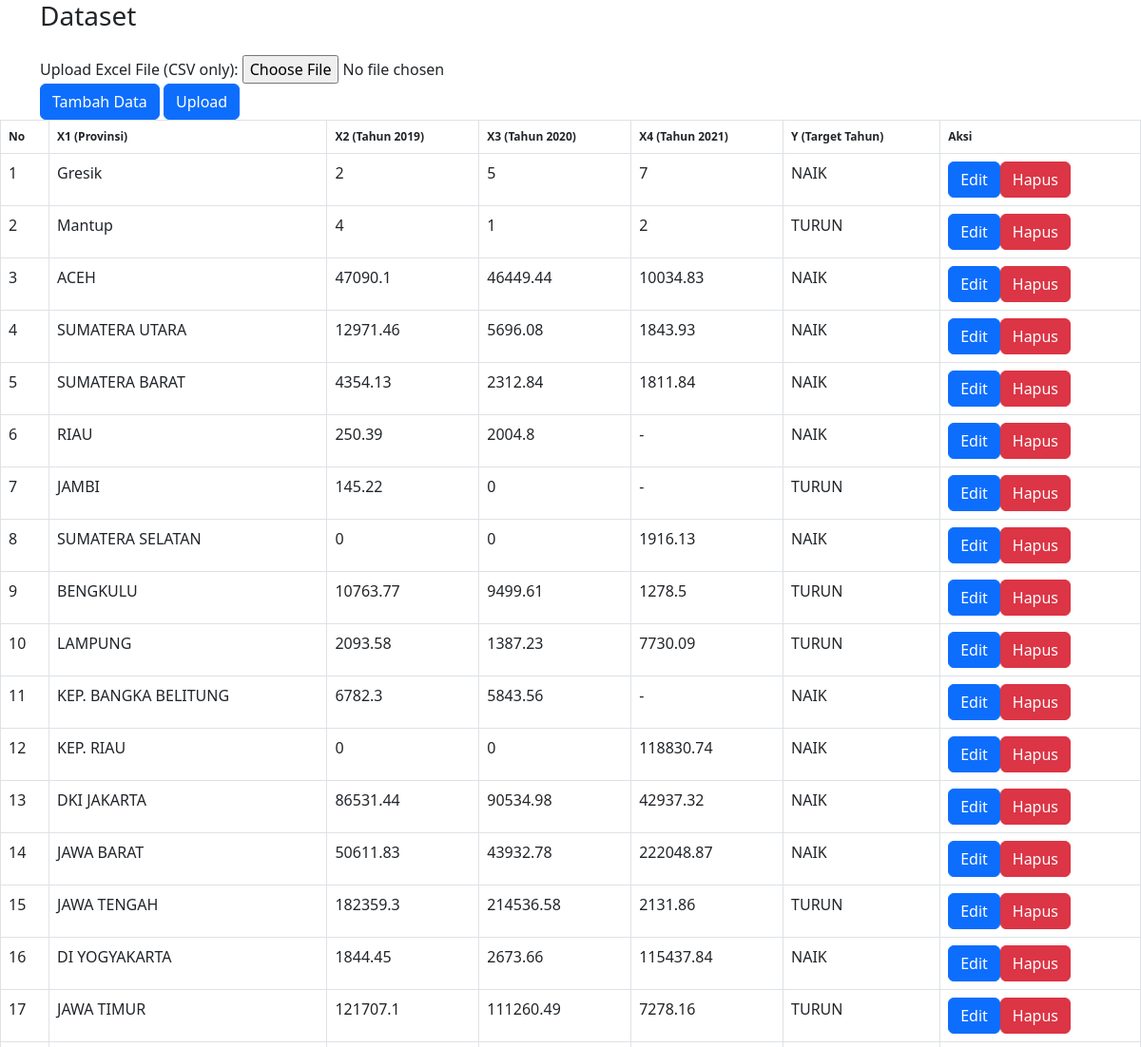
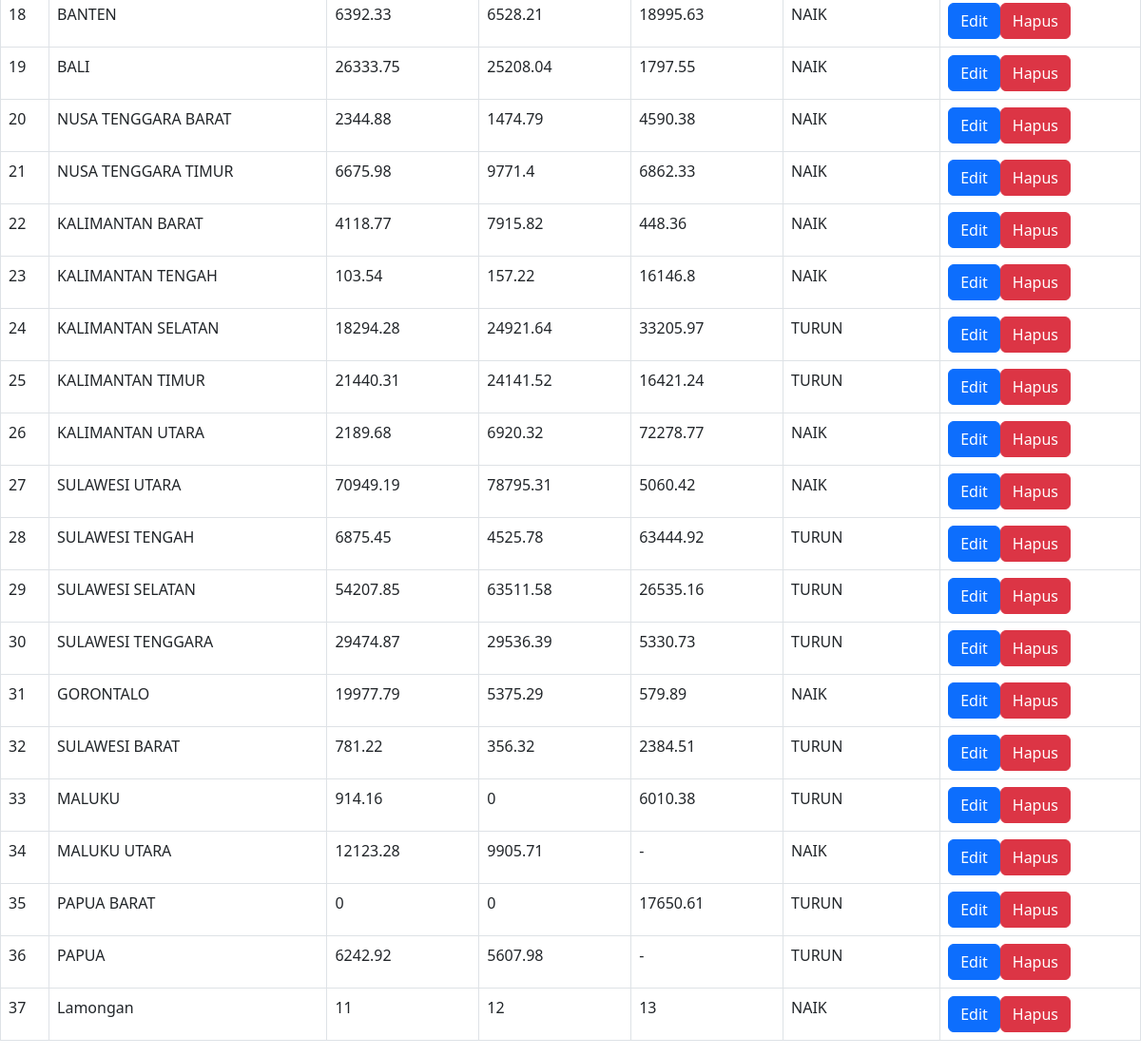
Page /dataset.php on the committed database (2 pictures, top to bottom).
### tables this page shows
CREATE TABLE `datavariabel` (
  `id` int(11) NOT NULL,
  `nama` varchar(100) NOT NULL,
  `status` enum('data','target') NOT NULL,
  `keterangan` text
);

CREATE TABLE `data_training` (
  `id` int(11) NOT NULL,
  `datavariabel_id` int(11) DEFAULT NULL,
  `data_variabel` text
);

### dataset.php (the view, shortened to what this page needs)
<!DOCTYPE html>
<html>
<head>
    <link href="https://cdn.jsdelivr.net/npm/bootstrap@5.3.0-alpha1/dist/css/bootstrap.min.css" rel="stylesheet">
</head>
<body>
    <div class="container">
        <h1 class="h3 mb-4 text-gray-800">Dataset</h1>
        <form method="post" action="aksi_tambah_data.php" enctype="multipart/form-data">
            <div class="form-group">
                <label for="excelFile">Upload Excel File (CSV only):</label>
                <input type="file" class="form-control-file" id="excelFile" name="excelFile" accept=".csv">
            </div>
            <button type="button" class="btn btn-primary" data-toggle="modal" data-target="#tambahDataModal">
                Tambah Data
            </button>
            <button type="submit" class="btn btn-primary">Upload</button>
        </form>
    </div>
    <table class="table table-bordered">
        <thead>
            <tr>
                <th style="font-size: 12px;">No</th>
                <?php
                include "koneksi.php";
                $sql = "SELECT nama, keterangan FROM datavariabel";
                $result = mysqli_query($conn, $sql);
                while ($row = mysqli_fetch_assoc($result)) {
                    $namaKolom = $row["nama"];
                    $namaKeterangan = $row["keterangan"];
                    echo '<th  style="font-size: 12px;">' . $namaKolom . ' (' . $namaKeterangan . ')</th>';
                }
                ?>
                <th style="font-size: 12px;">Aksi</th>
            </tr>
        </thead>
        <tbody>
            <?php
            $sqlDataTraining = "SELECT * FROM data_training";
            $resultDataTraining = mysqli_query($conn, $sqlDataTraining);
            $nomor = 1;
            while ($rowDataTraining = mysqli_fetch_assoc($resultDataTraining)) {
                echo '<tr>';
                echo '<td >' . $nomor . '</td>';
                $dataVariabel = json_decode($rowDataTraining['data_variabel'], true);
                $sqlDataVariabel = "SELECT nama FROM datavariabel";
                $resultDataVariabel = mysqli_query($conn, $sqlDataVariabel);
                while ($row = mysqli_fetch_assoc($resultDataVariabel)) {
                    $namaKolom = $row["nama"];
                    echo '<td >' . $dataVariabel[$namaKolom] . '</td>';
                }
                echo '<td>';
                echo '<button type="button" class="btn btn-primary" data-toggle="modal" data-target="#editModal' . $rowDataTraining['id'] . '">Edit</button>';
                echo '<button type="button" class="btn btn-danger" data-toggle="modal" data-target="#hapusModal' . $rowDataTraining['id'] . '">Hapus</button>';
                echo '</td>';
                echo '</tr>';
                $nomor++;
            }
            ?>
        </tbody>
    </table>
</body>
</html>

### rows in the picture
datavariabel: nama "X1", keterangan "Provinsi"
datavariabel: nama "X2", keterangan "Tahun 2019"
datavariabel: nama "X3", keterangan "Tahun 2020"
datavariabel: nama "X4", keterangan "Tahun 2021"
datavariabel: nama "Y", keterangan "Target Tahun"
data_training: data_variabel.nama "Gresik", data_variabel.nama "2", data_variabel.nama "5", data_variabel.nama "7", data_variabel.nama "NAIK"
data_training: data_variabel.nama "Mantup", data_variabel.nama "4", data_variabel.nama "1", data_variabel.nama "2", data_variabel.nama "TURUN"
data_training: data_variabel.nama "ACEH", data_variabel.nama "47090.1", data_variabel.nama "46449.44", data_variabel.nama "10034.83", data_variabel.nama "NAIK"
data_training: data_variabel.nama "SUMATERA UTARA", data_variabel.nama "12971.46", data_variabel.nama "5696.08", data_variabel.nama "1843.93", data_variabel.nama "NAIK"
data_training: data_variabel.nama "SUMATERA BARAT", data_variabel.nama "4354.13", data_variabel.nama "2312.84", data_variabel.nama "1811.84", data_variabel.nama "NAIK"
data_training: data_variabel.nama "RIAU", data_variabel.nama "250.39", data_variabel.nama "2004.8", data_variabel.nama "-", data_variabel.nama "NAIK"
data_training: data_variabel.nama "JAMBI", data_variabel.nama "145.22", data_variabel.nama "0", data_variabel.nama "-", data_variabel.nama "TURUN"
data_training: data_variabel.nama "SUMATERA SELATAN", data_variabel.nama "0", data_variabel.nama "1916.13", data_variabel.nama "NAIK"
data_training: data_variabel.nama "BENGKULU", data_variabel.nama "10763.77", data_variabel.nama "9499.61", data_variabel.nama "1278.5", data_variabel.nama "TURUN"
data_training: data_variabel.nama "LAMPUNG", data_variabel.nama "2093.58", data_variabel.nama "1387.23", data_variabel.nama "7730.09", data_variabel.nama "TURUN"
data_training: data_variabel.nama "KEP. BANGKA BELITUNG", data_variabel.nama "6782.3", data_variabel.nama "5843.56", data_variabel.nama "-", data_variabel.nama "NAIK"
data_training: data_variabel.nama "KEP. RIAU", data_variabel.nama "0", data_variabel.nama "118830.74", data_variabel.nama "NAIK"
data_training: data_variabel.nama "DKI JAKARTA", data_variabel.nama "86531.44", data_variabel.nama "90534.98", data_variabel.nama "42937.32", data_variabel.nama "NAIK"
data_training: data_variabel.nama "JAWA BARAT", data_variabel.nama "50611.83", data_variabel.nama "43932.78", data_variabel.nama "222048.87", data_variabel.nama "NAIK"
data_training: data_variabel.nama "JAWA TENGAH", data_variabel.nama "182359.3", data_variabel.nama "214536.58", data_variabel.nama "2131.86", data_variabel.nama "TURUN"
data_training: data_variabel.nama "DI YOGYAKARTA", data_variabel.nama "1844.45", data_variabel.nama "2673.66", data_variabel.nama "115437.84", data_variabel.nama "NAIK"
data_training: data_variabel.nama "JAWA TIMUR", data_variabel.nama "121707.1", data_variabel.nama "111260.49", data_variabel.nama "7278.16", data_variabel.nama "TURUN"
data_training: data_variabel.nama "BANTEN", data_variabel.nama "6392.33", data_variabel.nama "6528.21", data_variabel.nama "18995.63", data_variabel.nama "NAIK"
data_training: data_variabel.nama "BALI", data_variabel.nama "26333.75", data_variabel.nama "25208.04", data_variabel.nama "1797.55", data_variabel.nama "NAIK"
data_training: data_variabel.nama "NUSA TENGGARA BARAT", data_variabel.nama "2344.88", data_variabel.nama "1474.79", data_variabel.nama "4590.38", data_variabel.nama "NAIK"
data_training: data_variabel.nama "NUSA TENGGARA TIMUR", data_variabel.nama "6675.98", data_variabel.nama "9771.4", data_variabel.nama "6862.33", data_variabel.nama "NAIK"
data_training: data_variabel.nama "KALIMANTAN BARAT", data_variabel.nama "4118.77", data_variabel.nama "7915.82", data_variabel.nama "448.36", data_variabel.nama "NAIK"
data_training: data_variabel.nama "KALIMANTAN TENGAH", data_variabel.nama "103.54", data_variabel.nama "157.22", data_variabel.nama "16146.8", data_variabel.nama "NAIK"
data_training: data_variabel.nama "KALIMANTAN SELATAN", data_variabel.nama "18294.28", data_variabel.nama "24921.64", data_variabel.nama "33205.97", data_variabel.nama "TURUN"
data_training: data_variabel.nama "KALIMANTAN TIMUR", data_variabel.nama "21440.31", data_variabel.nama "24141.52", data_variabel.nama "16421.24", data_variabel.nama "TURUN"
data_training: data_variabel.nama "KALIMANTAN UTARA", data_variabel.nama "2189.68", data_variabel.nama "6920.32", data_variabel.nama "72278.77", data_variabel.nama "NAIK"
data_training: data_variabel.nama "SULAWESI UTARA", data_variabel.nama "70949.19", data_variabel.nama "78795.31", data_variabel.nama "5060.42", data_variabel.nama "NAIK"
data_training: data_variabel.nama "SULAWESI TENGAH", data_variabel.nama "6875.45", data_variabel.nama "4525.78", data_variabel.nama "63444.92", data_variabel.nama "TURUN"
data_training: data_variabel.nama "SULAWESI SELATAN", data_variabel.nama "54207.85", data_variabel.nama "63511.58", data_variabel.nama "26535.16", data_variabel.nama "TURUN"
data_training: data_variabel.nama "SULAWESI TENGGARA", data_variabel.nama "29474.87", data_variabel.nama "29536.39", data_variabel.nama "5330.73", data_variabel.nama "TURUN"
data_training: data_variabel.nama "GORONTALO", data_variabel.nama "19977.79", data_variabel.nama "5375.29", data_variabel.nama "579.89", data_variabel.nama "NAIK"
data_training: data_variabel.nama "SULAWESI BARAT", data_variabel.nama "781.22", data_variabel.nama "356.32", data_variabel.nama "2384.51", data_variabel.nama "TURUN"
data_training: data_variabel.nama "MALUKU", data_variabel.nama "914.16", data_variabel.nama "0", data_variabel.nama "6010.38", data_variabel.nama "TURUN"
data_training: data_variabel.nama "MALUKU UTARA", data_variabel.nama "12123.28", data_variabel.nama "9905.71", data_variabel.nama "-", data_variabel.nama "NAIK"
data_training: data_variabel.nama "PAPUA BARAT", data_variabel.nama "0", data_variabel.nama "17650.61", data_variabel.nama "TURUN"
data_training: data_variabel.nama "PAPUA", data_variabel.nama "6242.92", data_variabel.nama "5607.98", data_variabel.nama "-", data_variabel.nama "TURUN"
data_training: data_variabel.nama "Lamongan", data_variabel.nama "11", data_variabel.nama "12", data_variabel.nama "13", data_variabel.nama "NAIK"
